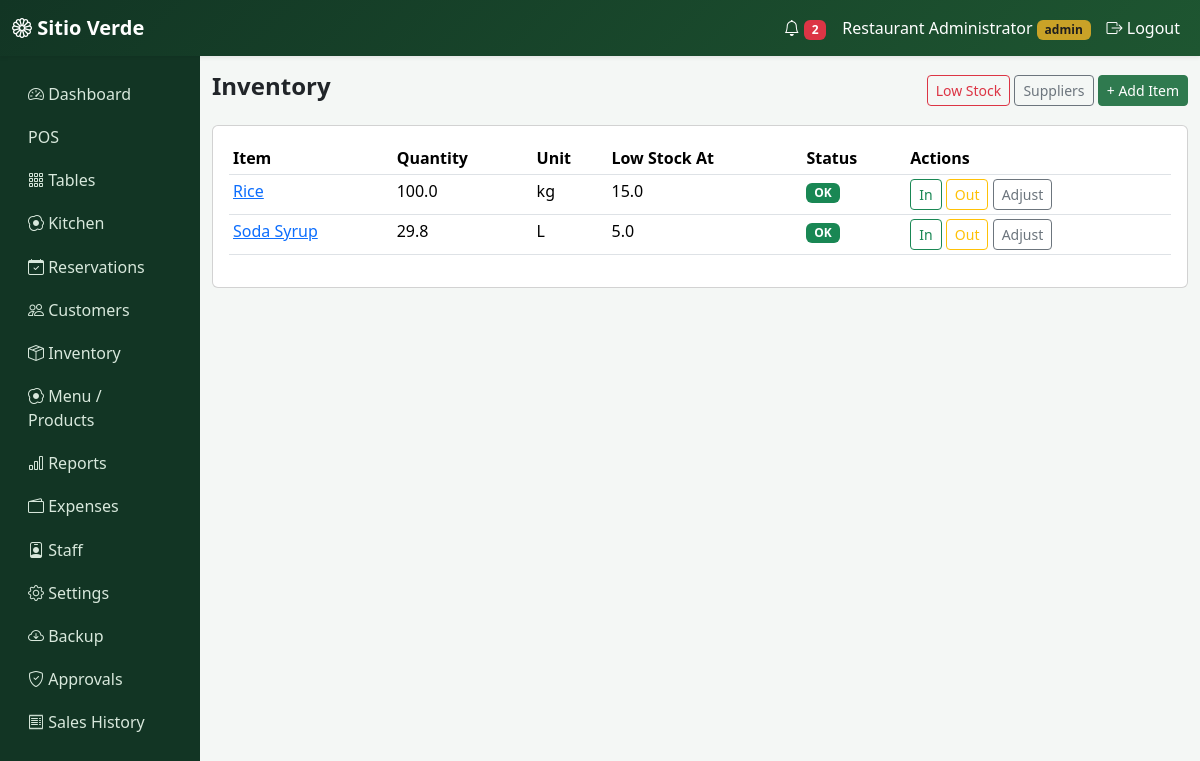
Screenshot of /inventory/ (signed in) with the database file from the repository.
### app/models.py (models this page shows)
class User(db.Model, UserMixin):
    id = db.Column(db.Integer, primary_key=True)
    username = db.Column(db.String(64), unique=True, nullable=False)
    password_hash = db.Column(db.String(256), nullable=False)
    role = db.Column(db.String(20), default="staff", nullable=False)  # admin | staff
    name = db.Column(db.String(120))
    active = db.Column(db.Boolean, default=True)
    created_at = db.Column(db.DateTime, default=datetime.utcnow)
    def is_admin(self):
        return self.role == "admin"

class InventoryItem(db.Model):
    id = db.Column(db.Integer, primary_key=True)
    name = db.Column(db.String(120), nullable=False)
    quantity = db.Column(db.Float, default=0)
    unit = db.Column(db.String(20), default="pcs")
    low_stock_threshold = db.Column(db.Float, default=5)
    supplier_id = db.Column(db.Integer, db.ForeignKey("supplier.id"))
    products = db.relationship("Product", backref="inventory_item", lazy=True)
    transactions = db.relationship(
        "InventoryTransaction", backref="item", lazy=True, cascade="all, delete-orphan"
    )

### app/inventory/routes.py (the view)
@inventory.route("/")
@login_required
@role_required("admin")
def list_items():
    items = InventoryItem.query.order_by(InventoryItem.name).all()
    return render_template("inventory/list.html", items=items)

### app/notifications/helpers.py (called while the page is built)
def unread_notification_count():
    return Notification.query.filter_by(is_read=False).count()

### app/templates/inventory/list.html (shortened to what this page needs)
{% extends "base.html" %}
{% block content %}
<div class="d-flex justify-content-between align-items-center mb-3">
  <h4 class="fw-bold">Inventory</h4>
  <div>
    <a href="{{ url_for('inventory.low_stock') }}" class="btn btn-outline-danger btn-sm">Low Stock</a>
    <a href="{{ url_for('inventory.suppliers') }}" class="btn btn-outline-secondary btn-sm">Suppliers</a>
    <button class="btn btn-sv btn-sm" data-bs-toggle="modal" data-bs-target="#addItemModal">+ Add Item</button>
  </div>
</div>
<div class="card p-3">
<table class="table table-sm table-hover">
  <thead><tr><th>Item</th><th>Quantity</th><th>Unit</th><th>Low Stock At</th><th>Status</th><th>Actions</th></tr></thead>
  <tbody>
  {% for i in items %}
    <tr class="{{ 'table-danger' if i.quantity <= i.low_stock_threshold else '' }}">
      <td><a href="{{ url_for('inventory.history', id=i.id) }}">{{ i.name }}</a></td>
      <td>{{ i.quantity }}</td><td>{{ i.unit }}</td><td>{{ i.low_stock_threshold }}</td>
      <td>{% if i.quantity <= i.low_stock_threshold %}<span class="badge bg-danger">Low</span>{% else %}<span class="badge bg-success">OK</span>{% endif %}</td>
      <td>
        <button class="btn btn-sm btn-outline-success" data-bs-toggle="modal" data-bs-target="#inModal{{ i.id }}">In</button>
        <button class="btn btn-sm btn-outline-warning" data-bs-toggle="modal" data-bs-target="#outModal{{ i.id }}">Out</button>
        <button class="btn btn-sm btn-outline-secondary" data-bs-toggle="modal" data-bs-target="#adjModal{{ i.id }}">Adjust</button>
      </td>
    </tr>
  {% endfor %}
  </tbody>
</table>
</div>
{% endblock %}

### app/templates/base.html (shortened to what this page needs)
<!DOCTYPE html>
<html lang="en">
<head>
  <link href="https://cdn.jsdelivr.net/npm/bootstrap@5.3.3/dist/css/bootstrap.min.css" rel="stylesheet">
  <link href="https://cdn.jsdelivr.net/npm/bootstrap-icons@1.11.3/font/bootstrap-icons.css" rel="stylesheet">
  <link href="{{ url_for('static', filename='css/style.css') }}" rel="stylesheet">
</head>
<body>
{% if current_user.is_authenticated %}
<nav class="navbar navbar-expand-lg navbar-sv shadow-sm">
  <div class="container-fluid">
    <a class="navbar-brand fw-bold" href="{{ url_for('main.dashboard') }}"><i class="bi bi-flower1"></i> Sitio Verde</a>
    <div class="collapse navbar-collapse" id="nav1">
      <ul class="navbar-nav ms-auto align-items-lg-center">
        <li class="nav-item">
          <a class="nav-link" href="{{ url_for('notifications.list_notifications') }}">
            <i class="bi bi-bell"></i>
            {% if unread_notifications %}<span class="badge bg-danger">{{ unread_notifications }}</span>{% endif %}
          </a>
        </li>
        <li class="nav-item"><span class="nav-link">{{ current_user.name or current_user.username }} <small class="badge badge-sv">{{ current_user.role }}</small></span></li>
        <li class="nav-item"><a class="nav-link" href="{{ url_for('auth.logout') }}"><i class="bi bi-box-arrow-right"></i> Logout</a></li>
      </ul>
    </div>
  </div>
</nav>
<div class="container-fluid">
  <div class="row">
    <div class="col-lg-2 sidebar py-3 d-none d-lg-block">
      <a href="{{ url_for('main.dashboard') }}"><i class="bi bi-speedometer2"></i> Dashboard</a>
      <a href="{{ url_for('pos.index') }}"> POS</a>
      <a href="{{ url_for('tables_bp.layout') }}"><i class="bi bi-grid-3x3-gap"></i> Tables</a>
      <a href="{{ url_for('kitchen.queue') }}"><i class="bi bi-egg-fried"></i> Kitchen</a>
      <a href="{{ url_for('reservations.list_reservations') }}"><i class="bi bi-calendar-check"></i> Reservations</a>
      <a href="{{ url_for('customers.list_customers') }}"><i class="bi bi-people"></i> Customers</a>
      {% if current_user.is_admin() %}
      <a href="{{ url_for('inventory.list_items') }}"><i class="bi bi-box-seam"></i> Inventory</a>
      <a href="{{ url_for('admin.products') }}"><i class="bi bi-egg-fried"></i> Menu / Products</a>
      <a href="{{ url_for('reports.index') }}"><i class="bi bi-bar-chart"></i> Reports</a>
      <a href="{{ url_for('expenses.list_expenses') }}"><i class="bi bi-wallet2"></i> Expenses</a>
      <a href="{{ url_for('admin.users') }}"><i class="bi bi-person-badge"></i> Staff</a>
      <a href="{{ url_for('admin.settings') }}"><i class="bi bi-gear"></i> Settings</a>
      <a href="{{ url_for('admin.backup') }}"><i class="bi bi-cloud-arrow-down"></i> Backup</a>
      <a href="{{ url_for('pos.approvals') }}"><i class="bi bi-shield-check"></i> Approvals</a>
      {% endif %}
      <a href="{{ url_for('pos.history') }}"><i class="bi bi-receipt"></i> Sales History</a>
    </div>
    <div class="col-lg-10 py-3">
      {% block content %}{% endblock %}
    </div>
  </div>
</div>
{% else %}
  {% block guest_content %}{% endblock %}
{% endif %}
</body>
</html>

### app/static/css/style.css (style rules this page uses)
:root { --sv-green-900: #123524; --sv-green-700: #1e5631; --sv-green-600: #2f7a4f; --sv-green-100: #eaf5ec; --sv-gold: #c9a227; }
body { background: #f4f7f5; font-family: 'Segoe UI', system-ui, sans-serif; }
.navbar-sv { background: linear-gradient(135deg, var(--sv-green-900), var(--sv-green-700)); }
.navbar-sv .nav-link, .navbar-sv .navbar-brand { color: #fff !important; }
.sidebar { background: var(--sv-green-900); min-height: 100vh; }
.sidebar a { color: #d8e8dc; display:block; padding: .6rem 1rem; text-decoration:none; border-radius:6px; }
.btn-sv { background: var(--sv-green-600); border-color: var(--sv-green-600); color:#fff; }
.badge-sv { background: var(--sv-gold); color:#1e1e1e; }

### rows the page displays
User: name "Restaurant Administrator", role "admin"
InventoryItem: name "Rice", quantity "100.0", unit "kg", low_stock_threshold "15.0", shows "OK"
InventoryItem: name "Soda Syrup", quantity "29.8", unit "L", low_stock_threshold "5.0", shows "OK"

### other values shown
{{ unread_notifications }} "2"
